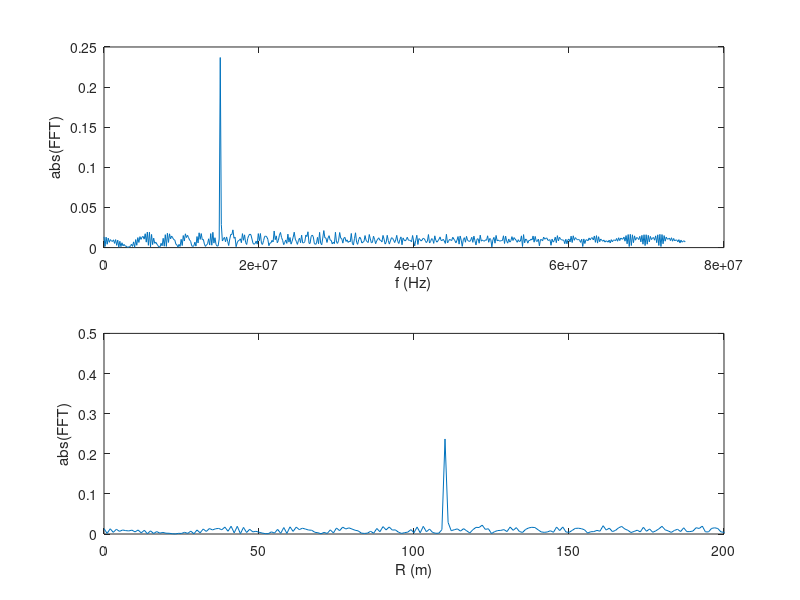
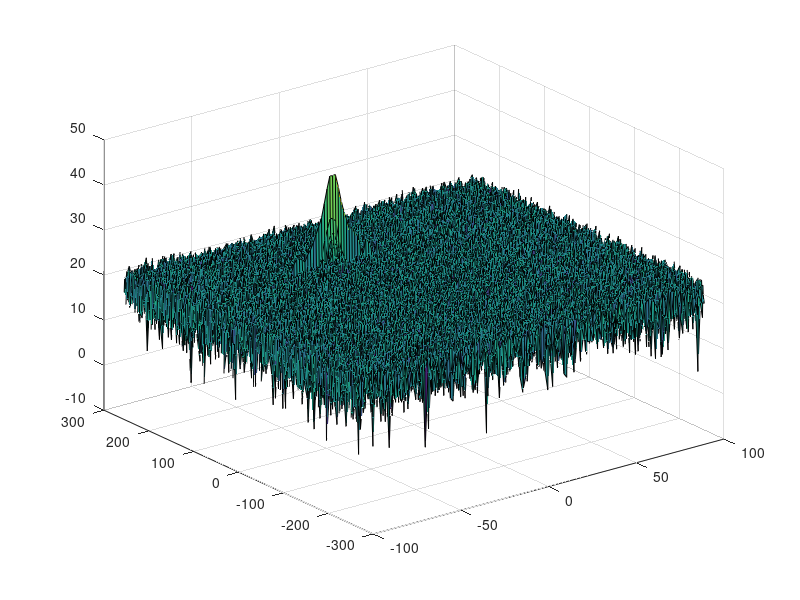
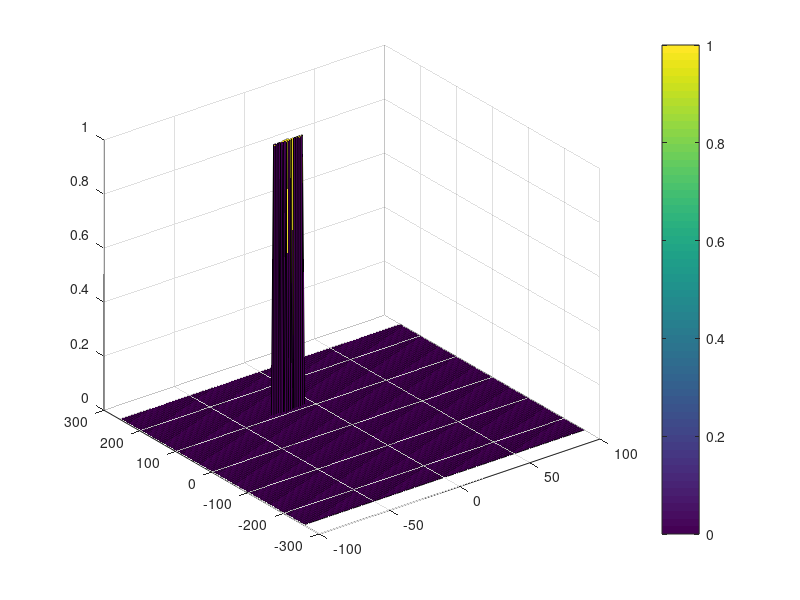

These figures' MATLAB source, in order:
clearvars;
close all;
clc;

%% Radar Specifications 
%%%%%%%%%%%%%%%%%%%%%%%%%%%
% Frequency of operation = 77GHz
% Max Range = 200m
% Range Resolution = 1 m
% Max Velocity = 100 m/s
%%%%%%%%%%%%%%%%%%%%%%%%%%%

dRes = 1;
c = 3e8;
max_velocity = 70;
max_range = 200;
%speed of light = 3e8
%% User Defined Range and Velocity of target
% *%TODO* :
% define the target's initial position and velocity. Note : Velocity
% remains constant
 velocity = -20;
 position = 110;


%% FMCW Waveform Generation

% *%TODO* :
%Design the FMCW waveform by giving the specs of each of its parameters.
% Calculate the Bandwidth (B), Chirp Time (Tchirp) and Slope (slope) of the FMCW
% chirp using the requirements above.
B = c/(2*dRes);
Tchirp = 5.5*2*(max_range/c);
slope = B/Tchirp;

%Operating carrier frequency of Radar 
fc= 77e9;             %carrier freq

                                                          
%The number of chirps in one sequence. Its ideal to have 2^ value for the ease of running the FFT
%for Doppler Estimation. 
Nd=128;                   % #of doppler cells OR #of sent periods % number of chirps

%The number of samples on each chirp. 
Nr=1024;                  %for length of time OR # of range cells

% Timestamp for running the displacement scenario for every sample on each
% chirp
t=linspace(0,Nd*Tchirp,Nr*Nd); %total time for samples


%Creating the vectors for Tx, Rx and Mix based on the total samples input.
Tx=zeros(1,length(t)); %transmitted signal
Rx=zeros(1,length(t)); %received signal
Mix = zeros(1,length(t)); %beat signal

%Similar vectors for range_covered and time delay.
r_t=zeros(1,length(t));  % vector of current position
td=zeros(1,length(t));    %vector of time delay = tao
%% Signal generation and Moving Target simulation
% Running the radar scenario over the time. 
for i=1:length(t)         
    
    
    % *%TODO* :
    %For each time stamp update the Range of the Target for constant velocity. 
    r_t(i) = position + velocity*t(i);
    td(i) = 2*r_t(i)/c; 

    % *%TODO* :
    %For each time sample we need update the transmitted and
    %received signal. 
    Tx(i) = cos(2*pi*(fc*t(i) + slope*(t(i)^2)/2));
    delay = t(i) - td(i); 
    Rx (i)  = cos(2*pi*(fc*delay + slope*delay^2/2));
    
    % *%TODO* :
    %Now by mixing the Transmit and Receive generate the beat signal
    %This is done by element wise matrix multiplication of Transmit and
    %Receiver Signal
    Mix(i) = Tx(i) .* Rx(i);
    
end

%% RANGE MEASUREMENT


 % *%TODO* :
%reshape the vector into Nr*Nd array. Nr and Nd here would also define the size of
%Range and Doppler FFT respectively.
%Mix2 = Tx.*Rx;
%size(Mix2)

X_2d = reshape(Mix, [Nr,Nd]);
 % *%TODO* :
%run the FFT on the beat signal along the range bins dimension (Nr) and
%normalize.
% TODO: Compute the 2-D Fourier transform of the data. 
Y_d =  fft(X_2d, Nr);
L = Tchirp*B;
Y_d = Y_d ./L;


% Shift the zero-frequency component to the center of the output and plot the resulting 
%Y_shift = fftshift(Y_d);

 % *%TODO* :
% Take the absolute value of FFT output
Y_abs = abs(Y_d); % P2


 % *%TODO* :
% Output of FFT is double sided signal, but we are interested in only one side of the spectrum.
% Hence we throw out half of the samples.
signal_fft_mirror = Y_abs(1:L/2+1); %% P1

%plotting the range
figure ('Name','Range from First FFT')
subplot(2,1,1)
f = B*(0:(L/2))/L;
 % *%TODO* :
 % plot FFT output 
plot(f, signal_fft_mirror);
xlabel('f (Hz)')
ylabel('abs(FFT)')

R = (c*Tchirp*f)/(2*B);
% plot the range
subplot(2,1,2)
plot(R,signal_fft_mirror);
xlabel('R (m)')
ylabel('abs(FFT)')
axis ([0 200 0 0.5]);



%% RANGE DOPPLER RESPONSE
% The 2D FFT implementation is already provided here. This will run a 2DFFT
% on the mixed signal (beat signal) output and generate a range doppler
% map.You will implement CFAR on the generated RDM
% 
% 
% Range Doppler Map Generation.
% 
% The output of the 2D FFT is an image that has reponse in the range and
% doppler FFT bins. So, it is important to convert the axis from bin sizes
% to range and doppler based on their Max values.

Mix=reshape(Mix,[Nr,Nd]);

% 2D FFT using the FFT size for both dimensions.
sig_fft2 = fft2(Mix,Nr,Nd);

% Taking just one side of signal from Range dimension.
sig_fft2 = sig_fft2(1:Nr/2,1:Nd);
sig_fft2 = fftshift (sig_fft2);
RDM = abs(sig_fft2);
RDM = 10*log10(RDM) ;

%use the surf function to plot the output of 2DFFT and to show axis in both
%dimensions
doppler_axis = linspace(-100,100,Nd);
range_axis = linspace(-200,200,Nr/2)*((Nr/2)/400);
figure,surf(doppler_axis,range_axis,RDM);

%% CFAR implementation

%Slide Window through the complete Range Doppler Map

% *%TODO* :
%Select the number of Training Cells in both the dimensions.
T = [21 7];


% *%TODO* :
%Select the number of Guard Cells in both dimensions around the Cell under 
%test (CUT) for accurate estimation
G = [7 3];



% *%TODO* :
% offset the threshold by SNR value in dB
offset = 5; 

% *%TODO* :
%Create a vector to store noise_level for each iteration on training cells
noise_level = zeros(1,1);


% *%TODO* :
%design a loop such that it slides the CUT across range doppler map by
%giving margins at the edges for Training and Guard Cells.
%For every iteration sum the signal level within all the training
%cells. To sum convert the value from logarithmic to linear using db2pow
%function. Average the summed values for all of the training
%cells used. After averaging convert it back to logarithimic using pow2db.
%Further add the offset to it to determine the threshold. Next, compare the
%signal under CUT with this threshold. If the CUT level > threshold assign
%it a value of 1, else equate it to 0.


   % Use RDM[x,y] as the matrix from the output of 2D FFT for implementing
   % CFAR
[m,n] = size(RDM);

% Initialize vector to hold threshold values 
threshold_cfar = zeros(m,n);

% Initialize Vector to hold final signal after thresholding
signal_cfar = zeros(m,n);

%Cells to average training
training_cells = (2*T(1)+2*G(1)+1)*(2*(T(2)+G(2))+1) - (2*G(1)+1)*(2*G(2)+1);

% Slide window across the signal length (CUT)
for i = (T(1) + G(1) + 1):(m-(2*G(1)+2*T(1)))

    for j = (T(2) + G(2) + 1):(n-(2*G(2)+2*T(2)))

        CUT = RDM(i,j);

        %Calculate CFAR
        threshold_cfar(i,j) = sum(sum(db2pow(RDM(i-(T(1)+G(1)): i + (T(1)+G(1)), j-(T(2)+G(2)) : j+(T(2)+G(2))))));
        threshold_cfar(i,j) = threshold_cfar(i,j) - sum(sum(db2pow(RDM((i-G(1)):(i+G(1)),(j-G(2)):j+(G(2))))));

        %average
        threshold_cfar(i,j) = threshold_cfar(i,j)/training_cells;
    
        % Add threshold value to the threshold_cfar vector
        threshold_cfar(i, j) = offset + pow2db(threshold_cfar(i,j));
        % TODO: Measure the signal within the CUT, if CUT> treshold = 1
        % otherwise = 0

        if(CUT < threshold_cfar(i,j))
            signal_cfar(i,j) = 0;
        else
            signal_cfar(i,j) = 1;
        end

    end
end








% *%TODO* :
%display the CFAR output using the Surf function like we did for Range
%Doppler Response output.
figure,surf(doppler_axis,range_axis,signal_cfar);
colorbar;


 
 